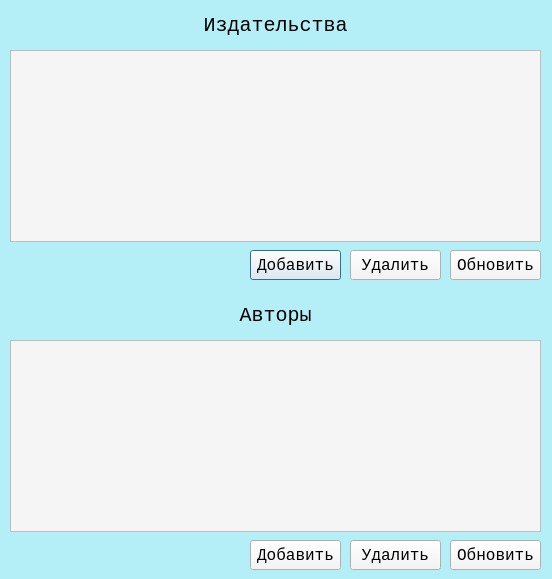
<?xml version="1.0" encoding="UTF-8"?>
<ui version="4.0">
 <class>Dialog</class>
 <widget class="QDialog" name="Dialog">
  <property name="geometry">
   <rect>
    <x>0</x>
    <y>0</y>
    <width>552</width>
    <height>579</height>
   </rect>
  </property>
  <property name="windowTitle">
   <string>Dialog</string>
  </property>
  <property name="styleSheet">
   <string notr="true">background-color: rgb(180, 238, 246)</string>
  </property>
  <widget class="QTableWidget" name="tableWidget">
   <property name="geometry">
    <rect>
     <x>10</x>
     <y>50</y>
     <width>531</width>
     <height>192</height>
    </rect>
   </property>
   <property name="styleSheet">
    <string notr="true">font-size: 16px;
font: &quot;Yu Gothic UI Semibold&quot;;
background-color: rgb(245, 245, 245)</string>
   </property>
  </widget>
  <widget class="QPushButton" name="add_acc">
   <property name="geometry">
    <rect>
     <x>250</x>
     <y>250</y>
     <width>91</width>
     <height>30</height>
    </rect>
   </property>
   <property name="font">
    <font>
     <family>Lucida Console</family>
     <pointsize>-1</pointsize>
     <weight>50</weight>
     <italic>false</italic>
     <bold>false</bold>
    </font>
   </property>
   <property name="styleSheet">
    <string notr="true">font-size: 16px;
font: &quot;Yu Gothic UI Semibold&quot;;
background-color: rgb(245, 245, 245)</string>
   </property>
   <property name="text">
    <string>Добавить</string>
   </property>
  </widget>
  <widget class="QPushButton" name="delete_acc">
   <property name="geometry">
    <rect>
     <x>350</x>
     <y>250</y>
     <width>91</width>
     <height>30</height>
    </rect>
   </property>
   <property name="font">
    <font>
     <family>Lucida Console</family>
     <pointsize>-1</pointsize>
     <weight>50</weight>
     <italic>false</italic>
     <bold>false</bold>
    </font>
   </property>
   <property name="styleSheet">
    <string notr="true">font-size: 16px;
font: &quot;Yu Gothic UI Semibold&quot;;
background-color: rgb(245, 245, 245)</string>
   </property>
   <property name="text">
    <string>Удалить</string>
   </property>
  </widget>
  <widget class="QTableWidget" name="tableWidget_2">
   <property name="geometry">
    <rect>
     <x>10</x>
     <y>340</y>
     <width>531</width>
     <height>192</height>
    </rect>
   </property>
   <property name="styleSheet">
    <string notr="true">font-size: 16px;
font: &quot;Yu Gothic UI Semibold&quot;;
background-color: rgb(245, 245, 245)</string>
   </property>
  </widget>
  <widget class="QPushButton" name="add_reg">
   <property name="geometry">
    <rect>
     <x>250</x>
     <y>540</y>
     <width>91</width>
     <height>30</height>
    </rect>
   </property>
   <property name="font">
    <font>
     <family>Lucida Console</family>
     <pointsize>-1</pointsize>
     <weight>50</weight>
     <italic>false</italic>
     <bold>false</bold>
    </font>
   </property>
   <property name="styleSheet">
    <string notr="true">font-size: 16px;
font: &quot;Yu Gothic UI Semibold&quot;;
background-color: rgb(245, 245, 245)</string>
   </property>
   <property name="text">
    <string>Добавить</string>
   </property>
  </widget>
  <widget class="QPushButton" name="delete_reg">
   <property name="geometry">
    <rect>
     <x>350</x>
     <y>540</y>
     <width>91</width>
     <height>30</height>
    </rect>
   </property>
   <property name="font">
    <font>
     <family>Lucida Console</family>
     <pointsize>-1</pointsize>
     <weight>50</weight>
     <italic>false</italic>
     <bold>false</bold>
    </font>
   </property>
   <property name="styleSheet">
    <string notr="true">font-size: 16px;
font: &quot;Yu Gothic UI Semibold&quot;;
background-color: rgb(245, 245, 245)</string>
   </property>
   <property name="text">
    <string>Удалить</string>
   </property>
  </widget>
  <widget class="QLabel" name="label_4">
   <property name="geometry">
    <rect>
     <x>10</x>
     <y>10</y>
     <width>531</width>
     <height>31</height>
    </rect>
   </property>
   <property name="font">
    <font>
     <family>Lucida Console</family>
     <pointsize>-1</pointsize>
     <weight>50</weight>
     <italic>false</italic>
     <bold>false</bold>
    </font>
   </property>
   <property name="styleSheet">
    <string notr="true">color: rgb(0, 0, 0);
font-size: 20px;
font: &quot;Arial Black&quot;;</string>
   </property>
   <property name="text">
    <string>Издательства</string>
   </property>
   <property name="alignment">
    <set>Qt::AlignCenter</set>
   </property>
  </widget>
  <widget class="QLabel" name="label_5">
   <property name="geometry">
    <rect>
     <x>10</x>
     <y>300</y>
     <width>531</width>
     <height>31</height>
    </rect>
   </property>
   <property name="font">
    <font>
     <family>Lucida Console</family>
     <pointsize>-1</pointsize>
     <weight>50</weight>
     <italic>false</italic>
     <bold>false</bold>
    </font>
   </property>
   <property name="styleSheet">
    <string notr="true">color: rgb(0, 0, 0);
font-size: 20px;
font: &quot;Arial Black&quot;;</string>
   </property>
   <property name="text">
    <string>Авторы</string>
   </property>
   <property name="alignment">
    <set>Qt::AlignCenter</set>
   </property>
  </widget>
  <widget class="QPushButton" name="update_acc">
   <property name="geometry">
    <rect>
     <x>450</x>
     <y>250</y>
     <width>91</width>
     <height>30</height>
    </rect>
   </property>
   <property name="font">
    <font>
     <family>Lucida Console</family>
     <pointsize>-1</pointsize>
     <weight>50</weight>
     <italic>false</italic>
     <bold>false</bold>
    </font>
   </property>
   <property name="styleSheet">
    <string notr="true">font-size: 16px;
font: &quot;Yu Gothic UI Semibold&quot;;
background-color: rgb(245, 245, 245)</string>
   </property>
   <property name="text">
    <string>Обновить</string>
   </property>
  </widget>
  <widget class="QPushButton" name="update_reg">
   <property name="geometry">
    <rect>
     <x>450</x>
     <y>540</y>
     <width>91</width>
     <height>30</height>
    </rect>
   </property>
   <property name="font">
    <font>
     <family>Lucida Console</family>
     <pointsize>-1</pointsize>
     <weight>50</weight>
     <italic>false</italic>
     <bold>false</bold>
    </font>
   </property>
   <property name="styleSheet">
    <string notr="true">font-size: 16px;
font: &quot;Yu Gothic UI Semibold&quot;;
background-color: rgb(245, 245, 245)</string>
   </property>
   <property name="text">
    <string>Обновить</string>
   </property>
  </widget>
 </widget>
 <resources/>
 <connections/>
</ui>
